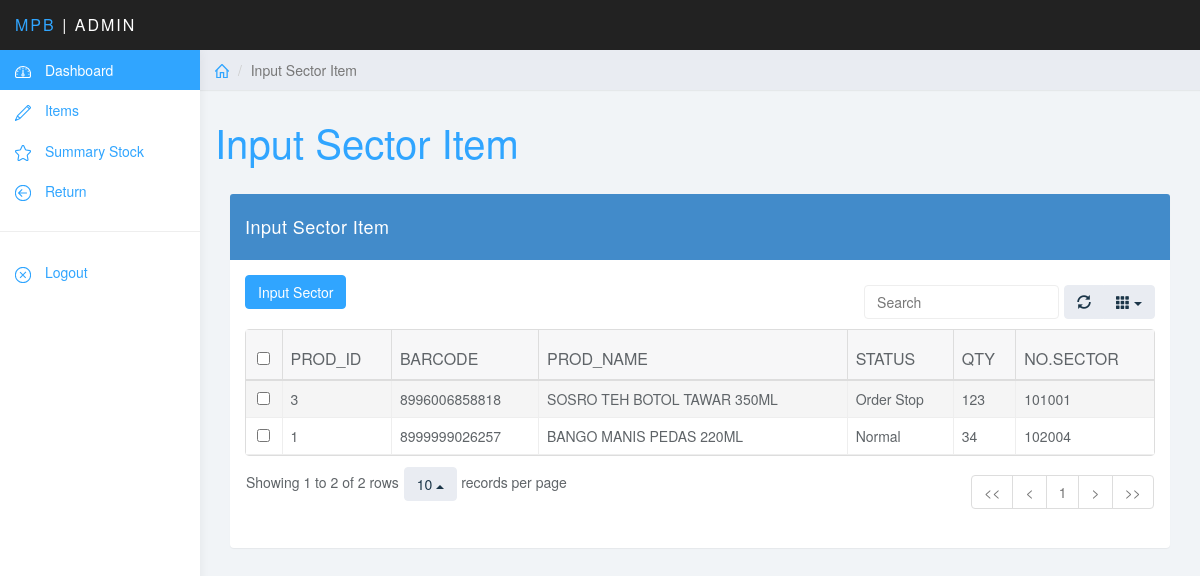
/index.php/sector, run on the app's committed database.
### tables this page shows
CREATE TABLE `t_stock_location` (
  `ID_TRANS` int(11) NOT NULL,
  `PROD_ID` int(11) NOT NULL,
  `QTY` int(11) NOT NULL,
  `SEKTOR` varchar(6) NOT NULL
);

CREATE TABLE `t_prod_master` (
  `PROD_ID` int(11) NOT NULL,
  `VEN_NM` varchar(255) NOT NULL,
  `PROD_NM` varchar(255) NOT NULL,
  `L1_NM` varchar(30) NOT NULL,
  `STATUS` varchar(50) NOT NULL,
  `SPEC` varchar(30) NOT NULL,
  `SALE_PRC` varchar(12) NOT NULL,
  `BUY_PRC` varchar(12) NOT NULL,
  `BARCODE` varchar(14) NOT NULL
);

### application/libraries/Template.php (called while the page is built, shortened)
<?php
class Template
{
   function __construct()
   {
      $this->ci =&get_instance();
   }
   function admin($template, $data='')
   {
      $data['content'] = $this->ci->load->view($template, $data, TRUE);
      $data['nav']  = $this->ci->load->view('nav', $data, TRUE);
      $this->ci->load->view('home',$data);
   }
}

### application/controllers/Sector.php (called while the page is built, shortened)
<?php
class Sector extends CI_Controller {
	public function index()
	{
		$data['header'] = 'Input Sector Item';
		$data['items'] = $this->admin->sector();
		$this->template->admin('sector', $data);
	}
}

### index.php (called while the page is built, shortened)
<?php
require_once BASEPATH.'core/CodeIgniter.php';

### application/models/Admin.php (called while the page is built, shortened)
<?php
class Admin extends CI_Model {
	function sector()
	{
		$this->db->from('t_stock_location AS a');
		$this->db->join('t_prod_master AS b', 'a.PROD_ID = b.PROD_ID');
		$query = $this->db->get();
		return $query;
	}
}

### application/views/sector.php (the view, shortened to what this page needs)
<div class="row">
	<div class="col-lg-12">
		</div>
	</div>
	<div class="col-lg-12">
			<div class="panel panel-primary">
				<div class="panel-heading"><?= $header; ?></span></div>
				<div class="panel-body">
					<div style="float:left">
						<a type="button" data-toggle="modal" data-target="#modal-tambah"  class="btn btn-primary">Input Sector</a>
					</div>
					<table data-toggle="table" data-show-refresh="true" data-show-columns="true" data-search="true" data-pagination="true" data-sort-name="name" data-sort-order="desc" data-row-style="rowStyle">
						<thead>
							<tr>
								<th data-field ="id2" data-sortable="true">PROD_ID</th>
								<th data-field ="id3" data-sortable="true">BARCODE</th>
								<th data-field ="id4" data-sortable="true">PROD_NAME</th>
								<th data-field ="id5" data-sortable="true">STATUS</th>
								<th data-field ="id6" data-sortable="true">QTY</th>
								<th data-field ="id7" data-sortable="true">NO.SECTOR </th>
							</tr>
						</thead>
						<tbody>
							<?php
							foreach ($items->result() as $key) :
								?>
								<tr>
									<td data-field ="id2" ><?= $key->PROD_ID; ?></td>
									<td data-field ="id3" ><?= $key->BARCODE; ?></td>
									<td data-field ="id4" ><?= $key->PROD_NM; ?></td>
									<td data-field ="id5" ><?= $key->STATUS; ?></td>
									<td data-field ="id6" ><?= $key->QTY; ?></td>
									<td data-field ="id7" ><?= $key->SEKTOR; ?></td>
								</tr>
							<?php endforeach; ?>
						</tbody>
					</table>
				</div>
			</div>
		</div>
	</div>

### assets/css/styles.css (style rules this page uses)
body { background: #f1f4f7; padding-top: 50px; color: #5f6468; }
a, a:hover, a:focus { color: #30a5ff; }
.btn-primary, .btn-primary:hover, .btn-primary:focus, .btn-primary:active, .btn-primary.active, .open > .dropdown-toggle.btn-primary, .btn-primary.disabled, .btn-primary[disabled], fieldset[disabled] .btn-primary, .btn-primary.disabled:hover, .btn-primary[disabled]:hover, fieldset[disabled] .btn-primary:hover, .btn-primary.disabled:focus, .btn-primary[disabled]:focus, fieldset[disabled] .btn-primary:focus, .btn-primary.disabled:active, .btn-primary[disabled]:active, fieldset[disabled] .btn-primary:active, .btn-primary.disabled.active, .btn-primary[disabled].active, fieldset[disabled] .btn-primary.active { background-color: #30a5ff; border-color: #30a5ff; }
.panel { border: 0; }
.panel-heading { font-size: 18px; font-weight: 300; letter-spacing: 0.025em; height: 66px; line-height: 45px; }
.table { background: #fff; }

### data on the page
t_stock_location: PROD_ID "3", PROD_ID.BARCODE "8996006858818", PROD_ID.PROD_NM "SOSRO TEH BOTOL TAWAR 350ML", PROD_ID.STATUS "Order Stop", QTY "123", SEKTOR "101001"
t_stock_location: PROD_ID "1", PROD_ID.BARCODE "8999999026257", PROD_ID.PROD_NM "BANGO MANIS PEDAS 220ML", PROD_ID.STATUS "Normal", QTY "34", SEKTOR "102004"

### other printed values
$header "Input Sector Item"
